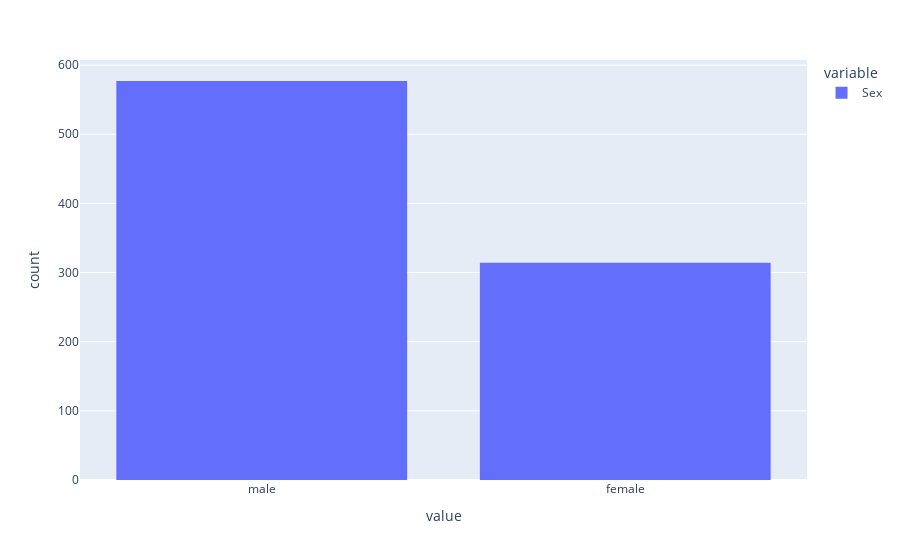

Notebook code for this chart:
### Code cell
df["Sex"].hist(backend='plotly')

### Figure 1 — Plotly figure (JSON) as saved in the notebook; plotly's stock layout.template omitted (floating-point values rounded to 4 significant figures; data arrays with more than 128 entries replaced by an {"elided": "..."} marker saying what was removed)
{"data": [{"alignmentgroup": "True", "bingroup": "x", "hovertemplate": "variable=Sex<br>value=%{x}<br>count=%{y}<extra></extra>", "legendgroup": "Sex", "marker": {"color": "#636efa", "pattern": {"shape": ""}}, "name": "Sex", "offsetgroup": "Sex", "orientation": "v", "showlegend": true, "type": "histogram", "x": {"elided": "891 str values"}, "xaxis": "x", "yaxis": "y"}], "layout": {"barmode": "relative", "legend": {"title": {"text": "variable"}, "tracegroupgap": 0}, "margin": {"t": 60}, "xaxis": {"anchor": "y", "domain": [0, 1], "title": {"text": "value"}}, "yaxis": {"anchor": "x", "domain": [0, 1], "title": {"text": "count"}}}}
